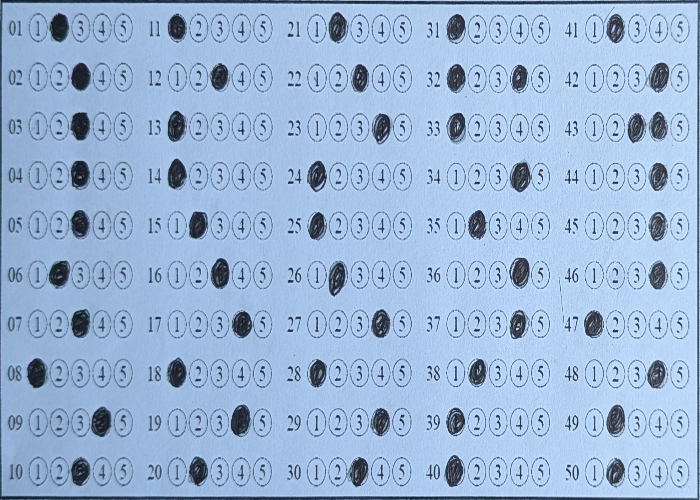
#> input picture warped_answer_sheet.png, 700 x 500 px
$ jupyter execute version3.ipynb
#> lines starting #> are read from the running program, lines starting #| are printed output that depends on the picture; after the words box and inside, x2 and y2 are one past the last pixel; in counts of white or black regions, pixels touching at a corner belong together
# Version 3 for Feasibility Test

(Was not successful, tried contor detection in opencv as the approach)

[cell 1]
import cv2
import numpy as np

def preprocess_image(image):
    # Convert the image to grayscale
    gray = cv2.cvtColor(image, cv2.COLOR_BGR2GRAY)

    # Apply Gaussian blur to smooth the image
    blurred = cv2.GaussianBlur(gray, (5, 5), 0)

    # Apply thresholding to obtain a binary image
    _, thresh = cv2.threshold(blurred, 200, 255, cv2.THRESH_BINARY_INV)

    return thresh

def detect_bubbles(image):
    # Find contours in the thresholded image
    contours, _ = cv2.findContours(image, cv2.RETR_EXTERNAL, cv2.CHAIN_APPROX_SIMPLE)

    bubbles = []
    for contour in contours:
        area = cv2.contourArea(contour)
        if 10 < area < 200:  # Area filter for bubble size
            # Get the bounding box of the contour
            (x, y, w, h) = cv2.boundingRect(contour)
            bubbles.append((x, y, w, h))

    return bubbles

def sort_bubbles(bubbles):
    # Sort by y coordinate first (row-wise sorting)
    bubbles = sorted(bubbles, key=lambda b: (b[1], b[0]))

    # Group into rows (assume 5 bubbles per question)
    rows = []
    row = []
    for i, bubble in enumerate(bubbles):
        row.append(bubble)
        # Every 5 bubbles, start a new row
        if (i + 1) % 5 == 0:
            # Sort each row by x coordinate (left to right)
            row = sorted(row, key=lambda b: b[0])
            rows.append(row)
            row = []

    return rows

def draw_bubble_numbers(image, rows):
    for i, row in enumerate(rows):
        for j, (x, y, w, h) in enumerate(row):
            # Draw a rectangle around each bubble (optional)
            cv2.rectangle(image, (x, y), (x + w, y + h), (0, 255, 0), 2)

            # Label each bubble with its question and option number
            text = f"Q{i+1}O{j+1}"
            cv2.putText(image, text, (x, y - 10), cv2.FONT_HERSHEY_SIMPLEX, 0.5, (255, 0, 0), 1)

    return image

# Load the image
image = cv2.imread('warped_answer_sheet.png')
#> image is the input picture: shape (500, 700, 3); mean B, G, R 215.1, 181.8, 154.6

# Preprocess the image (grayscale, thresholding)
thresh_image = preprocess_image(image)
#> in preprocess_image, `gray = cv2.cvtColor(image, cv2.COLOR_BGR2GRAY)`:
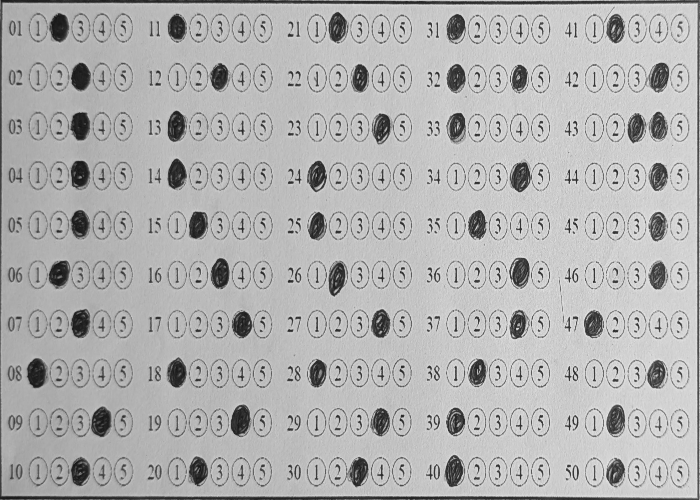
#> gray: shape (500, 700); min 20, max 230, mean 177.4
#> in preprocess_image, `_, thresh = cv2.threshold(blurred, 200, 255, cv2.THRESH_BINARY_INV)`:
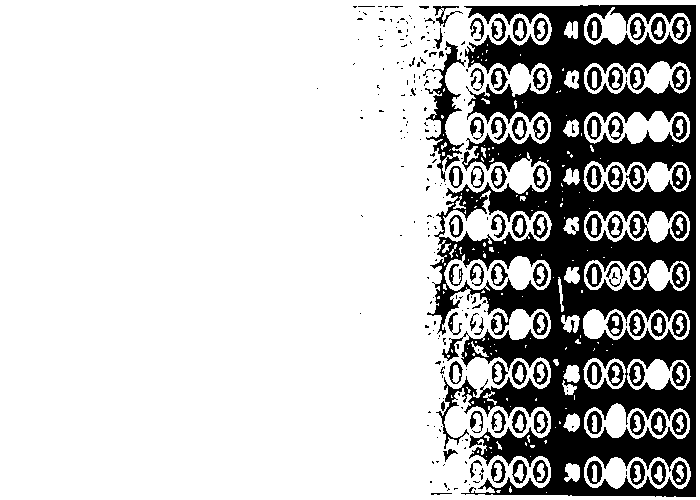
#> thresh: shape (500, 700); 77.4% white; 260 black regions (171 under 20 px), largest, box (x1, y1, x2, y2) and area: (427, 5, 696, 497) 63375, (423, 41, 466, 182) 1498, (672, 165, 687, 189) 222

# Detect bubbles
bubbles = detect_bubbles(thresh_image)
#> in detect_bubbles, `contours, _ = cv2.findContours(image, cv2.RETR_EXTERNAL, cv2.CHAIN_APP..`: contours = [[[0, 0], [0, 499], [699, 499], [699, 0]]]
#> the loop in detect_bubbles, `for contour in contours:` made 1 pass
#> (contour, area) on pass 1: ([[0, 0], [0, 499], [699, 499], [699, 0]], 348801)
#> after the loop in detect_bubbles, `for contour in contours:`: bubbles = []
#> bubbles = []

# Sort and group bubbles by question and option
sorted_bubbles = sort_bubbles(bubbles)
#> sorted_bubbles = []

# Draw bubbles with question and option numbers on the image
output_image = draw_bubble_numbers(image.copy(), sorted_bubbles)

# Display the result
cv2.imshow("Detected Bubbles by Question", output_image)
cv2.waitKey(0)
cv2.destroyAllWindows()

# Optionally save the result
cv2.imwrite('bubbles_by_question.png', output_image)
#> Out = True
